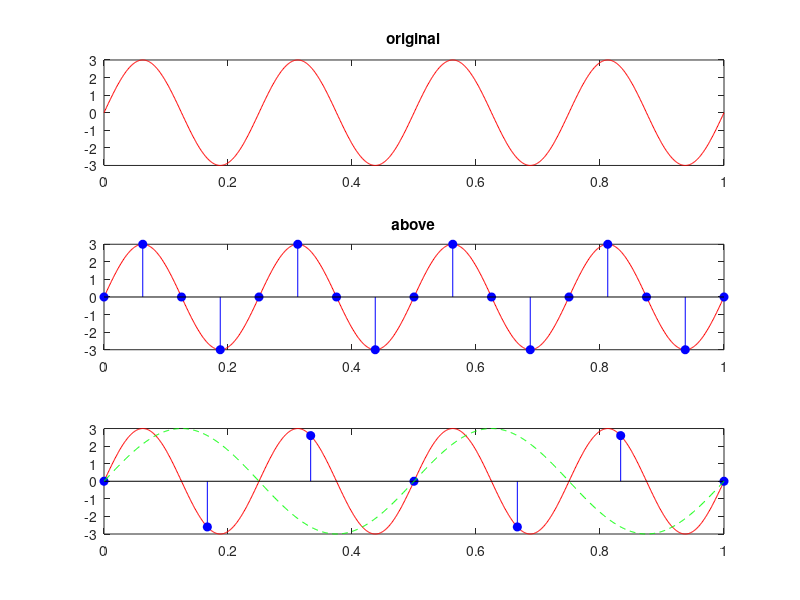

Reproduce this figure in MATLAB.
clc;
clear;
close all;

A=3;
Fm=4;

t=0:0.001:1;

x=A*sin(2*pi*Fm*t);

Fs_above=16;
Fs_below=6;


Ts_above=0:1/Fs_above:1;
Xs_above=A*sin(2*pi*Fm*Ts_above);

Ts_below=0:1/Fs_below:1;
Xs_below=A*sin(2*pi*Fm*Ts_below);

fa=abs(Fm-Fs_below);

xa=A*sin(2*pi*fa*t);

figure;

subplot(3,1,1);
plot(t,x,'r');
title("original")

subplot(3,1,2);
plot(t,x,'r');
hold on;
stem(Ts_above,Xs_above,'b','filled');
title("above");

subplot(3,1,3);
title("below");
plot(t,x,'r');
hold on;
stem(Ts_below,Xs_below,'b','filled');
plot(t,xa,'g--');
